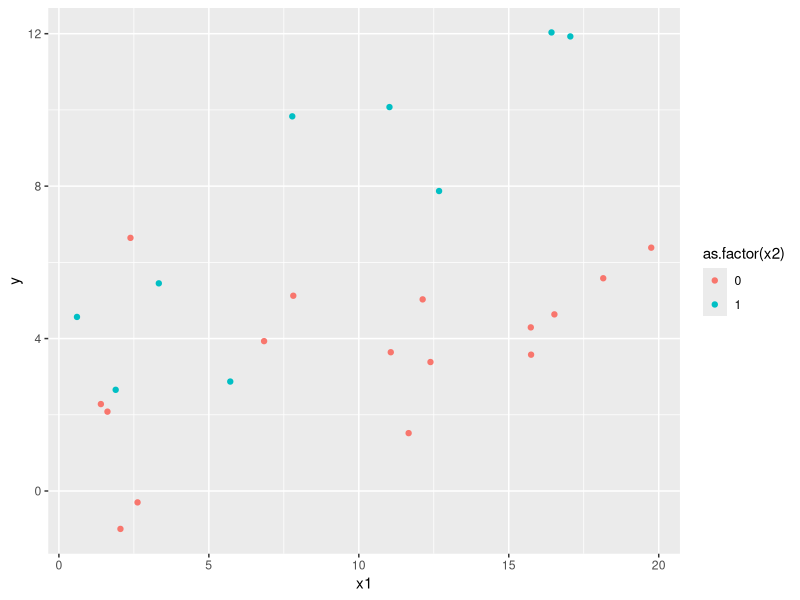
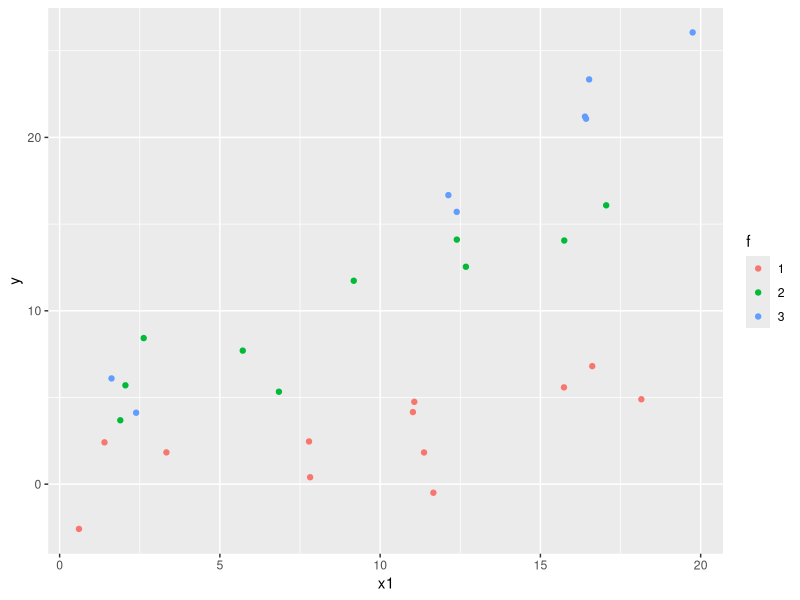
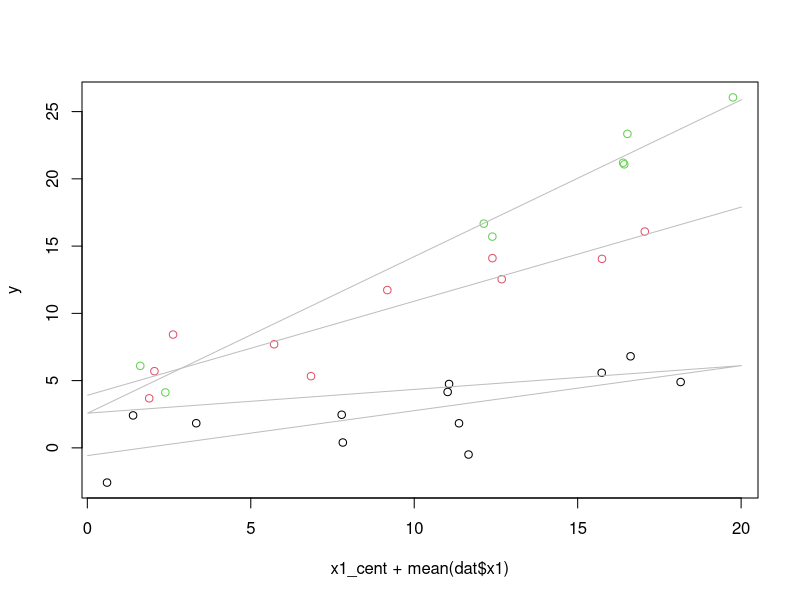
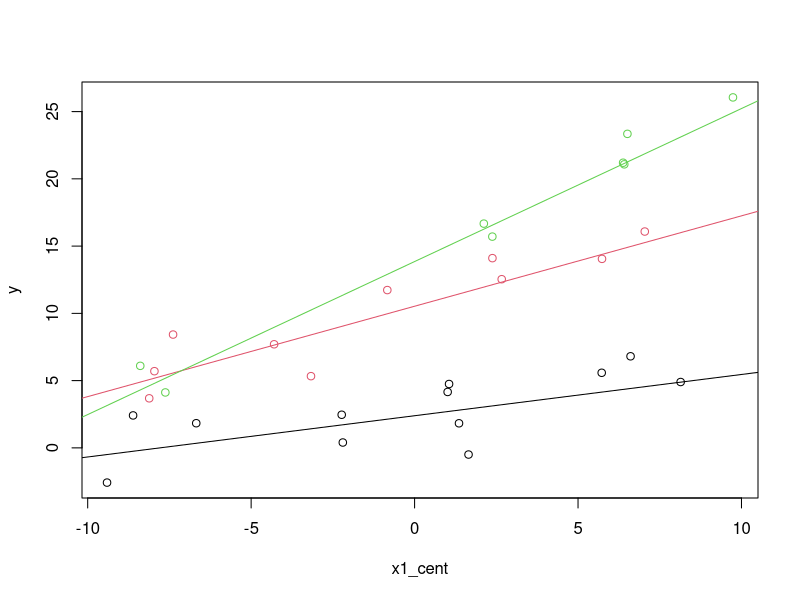
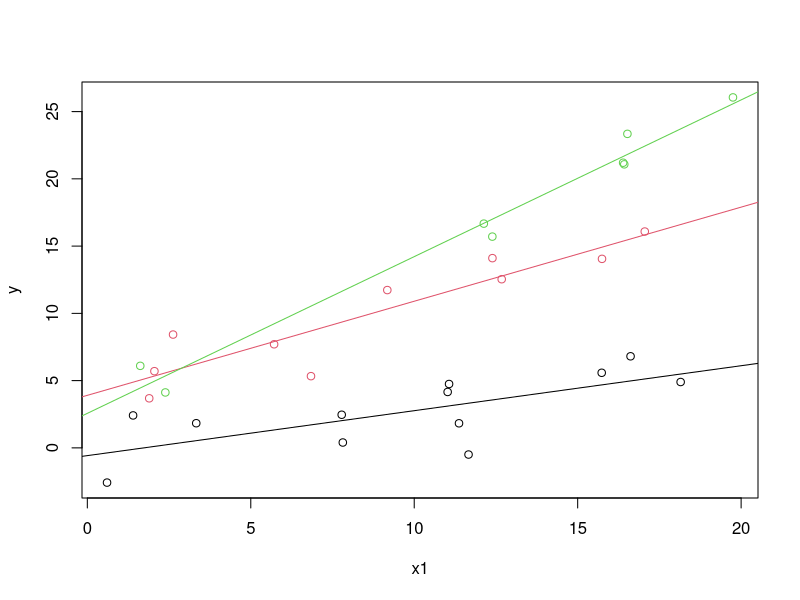

Write the R code that produced these figures, in order.
## ---- chunk 1
set.seed(999)
b0 <- 1.4 # intercept
b1 <- 0.2 # continuous slope
b2 <- 1.7 # factor level 1 coefficient
b1.2 <- 0.5 # interaction between b1 and b2
sigma <- 2.0 # residual standard deviation
N <- 25 # number of data points

x1 <- runif(N, 0, 20) # continuous predictor data
x2 <- rbinom(N, size = 1, prob = 0.4) # binary predictor data

# generate response data:
y <- rnorm(N, mean = b0 +
  b1 * x1 +
  b2 * x2 +
  x1 * x2 * b1.2,
  sd = sigma)
dat <- data.frame(x1, x2, y)
head(dat)
## ---- chunk 2
library(ggplot2)
ggplot(dat, aes(x1, y, colour = as.factor(x2))) + geom_point()
## ---- chunk 3
m <- lm(y ~ x1 * x2, data = dat)
m_no_inter <- lm(y ~ x1 + x2, data = dat)
round(coef(m), 2)
round(coef(m_no_inter), 2)
## ---- chunk 4
dat$x2_cent <- dat$x2 - mean(dat$x2)
dat$x1_cent <- dat$x1 - mean(dat$x1)
m_center <- lm(y ~ x1_cent * x2_cent, data = dat)
m_center_no_inter <- lm(y ~ x1_cent + x2_cent,
  data = dat)
round(coef(m_center), 2)
round(coef(m_center_no_inter), 2)
## ---- chunk 5
set.seed(999)
b0 <- 1.4 # intercept
b1 <- 0.2 # continuous slope
b2 <- 1.7 # factor level 0-1 coefficient
b3 <- 2.9 # factor level 0-2 coefficient
b1.2 <- 0.5 # interaction between b1 and b2
b1.3 <- 0.9 # interaction between b1 and b3
sigma <- 2.0 # residual standard deviation
N <- 30 # number of data points

x1 <- runif(N, 0, 20) # continuous predictor data
# 3-factor predictor data:
f <- sample(c(1, 2, 3), N, replace = TRUE)

x2 <- ifelse(f == 2, 1, 0)
x3 <- ifelse(f == 3, 1, 0)

y <- rnorm(N, mean = b0 +
  b1 * x1 +
  b2 * x2 +
  b3 * x3 +
  x1 * x2 * b1.2 +
  x1 * x3 * b1.3,
  sd = sigma)

dat <- data.frame(x1, x2, x3, y,
  f = as.factor(f))
head(dat)
## ---- chunk 6
ggplot(dat, aes(x1, y, colour = f)) + geom_point()
## ---- chunk 7
m2 <- lm(y ~ x1 * f, data = dat)
round(coef(m2), 2)
## ---- chunk 8
m2.1 <- lm(y ~ x1 * x2 + x1 * x3, data = dat)
round(coef(m2.1), 2)
## ---- chunk 9
m2.1_no_inter <- lm(y ~ x1 + x2 + x1 + x3, data = dat)
round(coef(m2.1), 2)
round(coef(m2.1_no_inter), 2)
## ---- chunk 10
dat$x1_cent <- dat$x1 - mean(dat$x1)
dat$x2_cent <- dat$x2 - mean(dat$x2)
dat$x3_cent <- dat$x3 - mean(dat$x3)
m2.2 <- lm(y ~ x1_cent * x2_cent + x1_cent * x3_cent, data = dat)
m2.2_no_inter <- lm(y ~ x1_cent + x2_cent + x3_cent, data = dat)
## ---- chunk 11
round(coef(m2.2), 2)
round(coef(m2.2_no_inter), 2)
## ---- chunk 12
x1_cent <- seq(-10, 10, length.out = 100)
newdata1 <- data.frame(x1_cent = x1_cent,
  x2_cent = min(dat$x2_cent), x3_cent = min(dat$x3_cent))
newdata2 <- data.frame(x1_cent = x1_cent,
  x2_cent = max(dat$x2_cent), x3_cent = min(dat$x3_cent))
newdata3 <- data.frame(x1_cent = x1_cent,
  x2_cent = min(dat$x2_cent), x3_cent = max(dat$x3_cent))
newdata <- rbind(newdata1, newdata2, newdata3)
## ---- chunk 13
newdata$pred <- predict(m2.2, newdata = newdata)
with(dat, plot(x1_cent + mean(dat$x1), y, col = f))
plyr::d_ply(newdata, "x2_cent", function(x) {
  with(x, lines(x1_cent + mean(dat$x1), pred, col = "grey"))
  })
## ---- chunk 14
with(dat, plot(x1_cent, y, col = f))
b <- coef(m2.2)
se <- summary(m2.2)$coef[,2]
# The intercept and slope for the first level of the factor f:
abline(a = b[1] + b[3]*-0.333 + b[4] * -0.3, 
  b = b[2] + b[5]*-0.333 + b[6] * -0.3, col = 1)
# And the second level:
abline(a = b[1] + b[3]*0.667 + b[4] * -0.3, 
  b = b[2] + b[5]*0.667 + b[6] * -0.3, col = 2)
# And the third:
abline(a = b[1] + b[3]*-0.333 + b[4] * 0.7, 
  b = b[2] + b[5]*-0.333 + b[6] * 0.7, col = 3)
## ---- chunk 15
m2 <- lm(y ~ x1 * f, data = dat)
b <- coef(m2)
se <- summary(m2)$coef[,2]

# Slopes:
with(dat, plot(x1, y, col = f))
abline(a = b[1], b = b[2], col = 1)
abline(a = b[1] + b[3], b = b[2] + b[5], col = 2)
abline(a = b[1] + b[4], b = b[2] + b[6], col = 3)

# SEs on those slopes:
# (as in Schielzeth 2010 Methods Ecol. Evol.)
se[2]
sqrt(se[5]^2 - se[2]^2)
sqrt(se[6]^2 - se[2]^2)
## ---- chunk 16
se <- summary(m2.2)$coef[,2]
x1x2_low <- min(dat$x2_cent)
x1x2_high <- max(dat$x2_cent)
x1x3_low <- min(dat$x3_cent)
x1x3_high <- max(dat$x3_cent)
vcov_x1_x1x2 <- vcov(m2.2)[5, 2]
vcov_x1_x1x3 <- vcov(m2.2)[6, 2]
vcov_x1x2_x1x3 <- vcov(m2.2)[6, 5]
se_x1 <- se[2]
se_x1x2 <- se[5]
se_x1x3 <- se[6]
## ---- chunk 17
as.numeric(
sqrt(x1x2_low^2 * se_x1x2^2 + 
     x1x3_low^2 * se_x1x3^2 +
     se_x1^2 +
     2 * x1x2_low * vcov_x1_x1x2 +
     2 * x1x3_low * vcov_x1_x1x3 +
     2 * x1x2_low * x1x3_low * vcov_x1x2_x1x3)
)
## ---- chunk 18
summary(m2)$coef[2,2] 
## ---- chunk 19
as.numeric(
sqrt(x1x2_high^2 * se_x1x2^2 + 
     x1x3_low^2 * se_x1x3^2 +
     se_x1^2 +
     2 * x1x2_high * vcov_x1_x1x2 +
     2 * x1x3_low * vcov_x1_x1x3 +
     2 * x1x2_high * x1x3_low * vcov_x1x2_x1x3)
)
## ---- chunk 20
as.numeric(
sqrt(x1x2_low^2 * se_x1x2^2 + 
     x1x3_high^2 * se_x1x3^2 +
     se_x1^2 +
     2 * x1x2_low * vcov_x1_x1x2 +
     2 * x1x3_high * vcov_x1_x1x3 +
     2 * x1x2_low * x1x3_high * vcov_x1x2_x1x3)
)
## ---- chunk 21
se <- summary(m2)$coef[,2]
sqrt(se[5]^2 - se[2]^2)
sqrt(se[6]^2 - se[2]^2)
